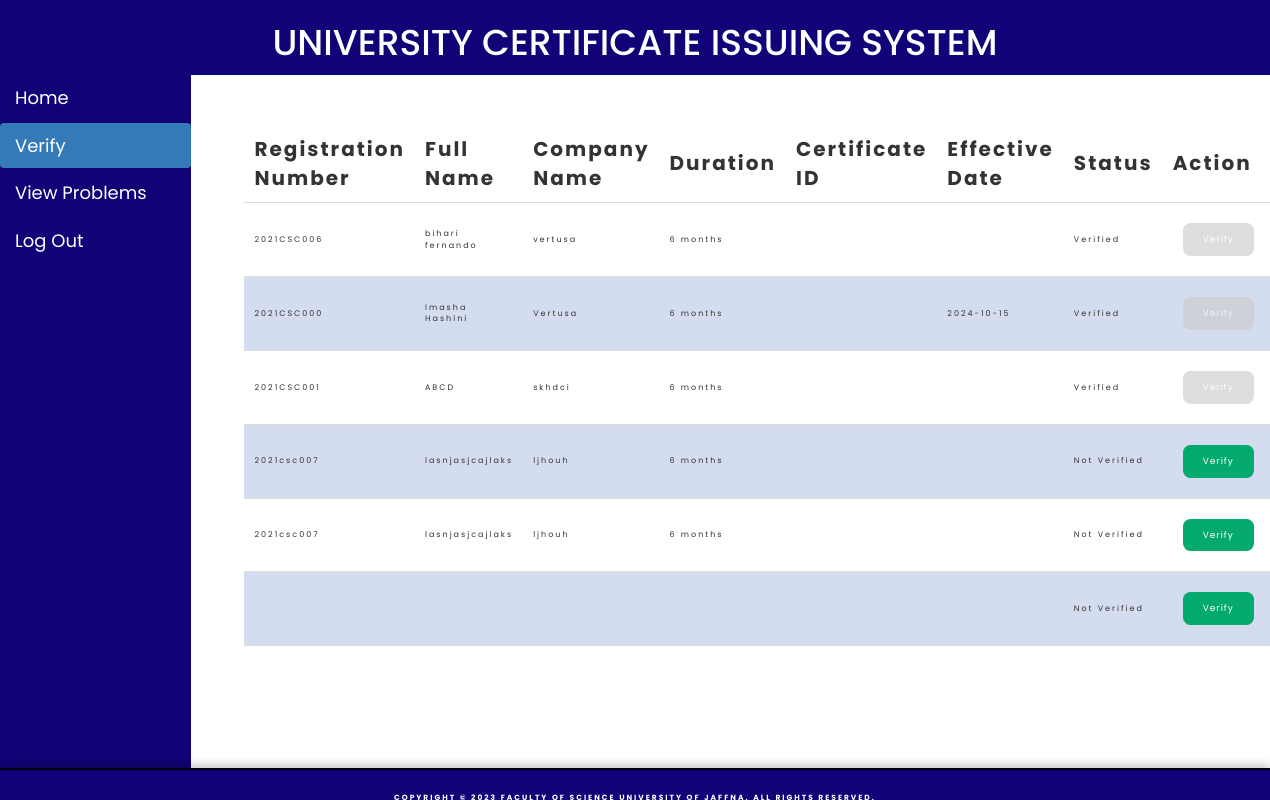
Page /AdminInternship/verify.php on the committed database.
### tables this page shows
CREATE TABLE `internship` (
  `fullName` varchar(100) NOT NULL,
  `regNo` varchar(100) NOT NULL,
  `companyName` varchar(100) NOT NULL,
  `duration` varchar(10) NOT NULL,
  `certificateID` varchar(100) NOT NULL,
  `status` varchar(10) NOT NULL,
  `problems` varchar(255) DEFAULT NULL,
  `responses` varchar(255) DEFAULT NULL,
  `problem_status` varchar(100) DEFAULT NULL,
  `effectiveDate` date DEFAULT NULL
);

### AdminInternship/verify.php (the view, shortened to what this page needs)
<?php
include "connect.php";
$query = "SELECT * FROM internship";
$result = mysqli_query($con, $query);
?>
<!DOCTYPE html>
<html lang="en">
<head>
    <link rel="stylesheet" href="style/mainupdate.css?=<?php echo time(); ?> ">
    <link rel="stylesheet"
        href="https://maxcdn.bootstrapcdn.com/bootstrap/3.4.1/css/bootstrap.min.css?=<?php echo time(); ?>">
    <link rel="stylesheet"
        href="https://cdnjs.cloudflare.com/ajax/libs/font-awesome/4.7.0/css/font-awesome.min.css=<?php echo time(); ?>">
    <link href='https://unpkg.com/boxicons@2.1.4/css/boxicons.min.css' rel='stylesheet'>
    <link rel="stylesheet" href="style.css">
</head>
<body>
    <header class="head">
        <h1>UNIVERSITY CERTIFICATE ISSUING SYSTEM</h1>
    </header>
    <section>
    <div class="maincontent">
        <div class="verticalnavi">
            <ul class="nav nav-pills nav-stacked">
                <li><a href="Adminhomepage.php">Home</a></li>
                <li class="active"><a href="verify.php">Verify</a></li>
                <li><a href="problems.php">View Problems</a></li>
                <li><a href="logout.php">Log Out</a></li>
            </ul>
        </div>
        <div class="mainbox">
            <div class="updatebox">
                <table>
                    <thead>
                        <tr>
                            <th>Registration Number</th>
                            <th>Full Name</th>
                            <th>Company Name</th>
                            <th>Duration</th>
                            <th>Certificate ID</th>
                            <th>Effective Date</th>
                            <th>Status</th>
                            <th>Action</th>
                        </tr>
                    </thead>
                    <tbody>
                        <?php while ($row = mysqli_fetch_assoc($result)): ?>
                            <tr>
                                <td><?php echo $row['regNo']; ?></td>
                                <td><?php echo $row['fullName']; ?></td>
                                <td><?php echo $row['companyName']; ?></td>
                                <td><?php echo $row['duration']; ?></td>
                                <td><?php echo $row['certificateID']; ?></td>
                                <td><?php echo $row['effectiveDate']; ?></td>
                                <td>
                                    <?php
                                    echo ($row['status'] == 'V') ? "Verified" : "Not Verified";
                                    ?>
                                </td>
                                <td>
                                    <form method="POST" action="">
                                        <button type="submit" name="verify" class="btn"
                                            <?php echo ($row['status'] == 'V') ? 'disabled' : ''; ?>>
                                            Verify
                                        </button>
                                    </form>
                                </td>
                            </tr>
                        <?php endwhile; ?>
                    </tbody>
                </table>
            </div>
        </div>
    </section>
    <footer class="footer">
        <p>COPYRIGHT &copy; 2023 FACULTY OF SCIENCE UNIVERSITY OF JAFFNA. ALL RIGHTS RESERVED.</p>
    </footer>
</body>
</html>

### AdminInternship/style/mainupdate.css (style rules this page uses)
* { margin: 0; padding: 0; box-sizing: 0; font-family: 'Poppins', sans-serif; font-weight: 400px; }
.maincontent { width: 100%; height: auto; margin: auto; display: flex; margin-top: 75px; }
.verticalnavi { width: 15%; height: 700px; background-color: #0f0377; position: fixed; top: 0; left: 0; margin-top: 75px; }
.verticalnavi li a { color: rgb(255, 255, 255); font-size: 18px; }
.mainbox { width: 85%; height: auto; margin: auto; margin-left: 15%; text-align: center; margin-top: 30px; }
.updatebox { width: 90%; margin: auto; background-color: #ffffff; }
table { width: 90%; border-collapse: collapse; text-align: left; overflow: hidden; margin: auto; margin-top: 20px; }
th { letter-spacing: 2px; font-size: 20px; }
td { margin: 10px; letter-spacing: 2px; font-size: 18px; }
tr:nth-child(even) { background-color:#d4dcf0; }

### User/Internship/style.css (style rules this page uses)
* { margin: 0; padding: 0; -webkit-box-sizing: border-box; box-sizing: border-box; scroll-behavior: smooth; }
body { overflow-x: hidden; scroll-behavior: smooth; font-family: "Montserrat", sans-serif; position: relative; }
p { font-size: 0.8rem; }
td { font-size: 0.8rem; }
a { text-decoration: none; color: #111111; }
.btn { padding: 10px 30px; border: none; border-radius: 7.5px; letter-spacing: 1px; margin: 10px; cursor: pointer; font-size: 0.9rem; }
.footer { height: 30px; width: 100%; text-align: center; background-color: #e1e6fa; border-top: 1px solid #546cc5; }
.footer p { height: 10px; width: 100%; font-size: 0.75rem; font-weight: bold; color: #233c98; letter-spacing: 2px; padding: 7.5px 0; }

### AdminInternship/verify.php (style rules this page uses)
table { width: 100%; border-collapse: collapse; }
th, td { padding: 10px; text-align: left; border-bottom: 1px solid #ddd; }
.btn { background-color: #04AA6D; color: white; border: none; padding: 10px 20px; cursor: pointer; }
.btn:disabled { background-color: #ccc; cursor: not-allowed; }
.footer { text-align: center; padding: 15px 0; position: fixed; bottom: 0; width: 100%; box-shadow: 0 -4px 8px rgba(0, 0, 0, 0.2); border-top: 2px solid black; background-color: #0f0377; }
.head { width: 100%; height: 75px; background-color: #0f0377; display: grid; margin: auto; text-align: center; align-items: center; position: fixed; top: 0; left: 0; }
.head h1 { color: #ffffff; }
.footer p { color: #ffffff; }

### rows in the picture
internship: regNo "2021CSC006", fullName "bihari fernando", companyName "vertusa", duration "6 months", status "Verified"
internship: regNo "2021CSC000", fullName "Imasha Hashini", companyName "Vertusa", duration "6 months", effectiveDate "2024-10-15", status "Verified"
internship: regNo "2021CSC001", fullName "ABCD", companyName "skhdci", duration "6 months", status "Verified"
internship: regNo "2021csc007", fullName "lasnjasjcajlaks", companyName "ljhouh", duration "6 months", status "Not Verified"
internship: regNo "2021csc007", fullName "lasnjasjcajlaks", companyName "ljhouh", duration "6 months", status "Not Verified"
internship: status "Not Verified"
